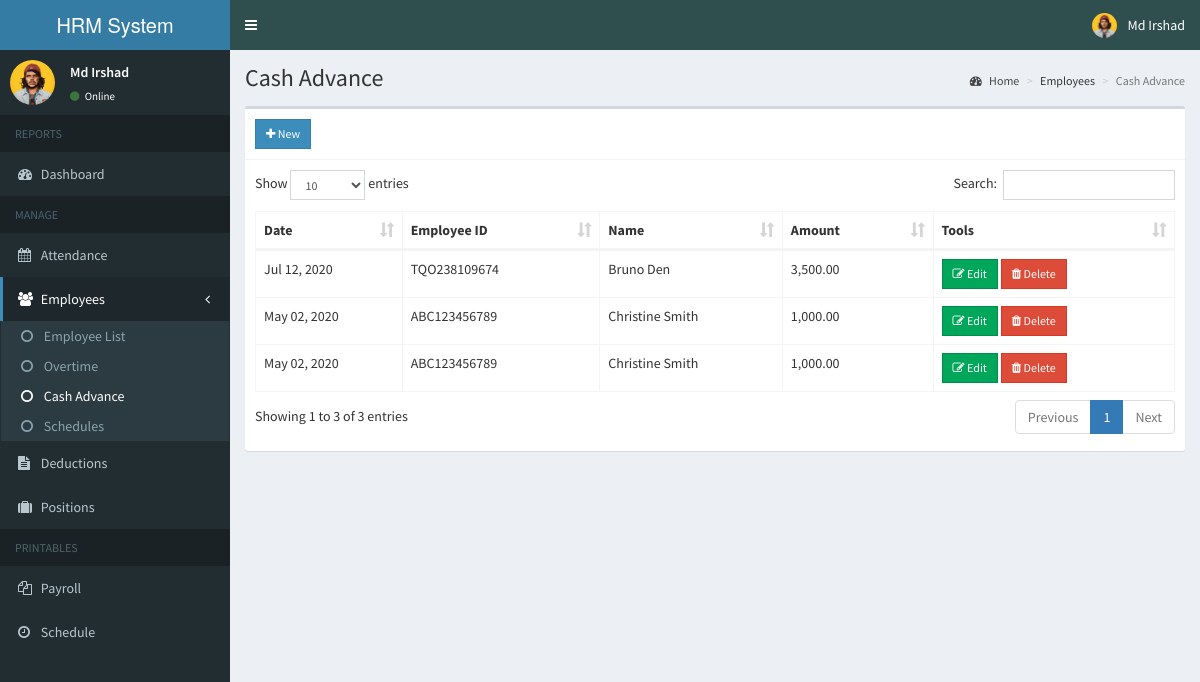
/admin/cashadvance.php (signed in), run on the app's committed database.
### tables this page shows
CREATE TABLE `cashadvance` (
  `id` int(11) NOT NULL,
  `date_advance` date NOT NULL,
  `employee_id` varchar(15) NOT NULL,
  `amount` double NOT NULL
);

CREATE TABLE `employees` (
  `id` int(11) NOT NULL,
  `employee_id` varchar(15) NOT NULL,
  `firstname` varchar(50) NOT NULL,
  `lastname` varchar(50) NOT NULL,
  `address` text NOT NULL,
  `birthdate` date NOT NULL,
  `contact_info` varchar(100) NOT NULL,
  `gender` varchar(10) NOT NULL,
  `position_id` int(11) NOT NULL,
  `schedule_id` int(11) NOT NULL,
  `photo` varchar(200) NOT NULL,
  `created_on` date NOT NULL
);

### admin/includes/session.php (called while the page is built, shortened)
<?php
	include 'includes/conn.php';
	$sql = "SELECT * FROM admin WHERE id = '".$_SESSION['admin']."'";
	$query = $conn->query($sql);
	$user = $query->fetch_assoc();
?>

### admin/cashadvance.php (the view, shortened to what this page needs)
<?php include 'includes/session.php'; ?>
<?php include 'includes/header.php'; ?>
<body class="hold-transition skin-blue sidebar-mini">
<div class="wrapper">
  <?php include 'includes/navbar.php'; ?>
  <?php include 'includes/menubar.php'; ?>
  <div class="content-wrapper">
    <section class="content-header">
      <h1>
        Cash Advance
      </h1>
      <ol class="breadcrumb">
        <li><a href="#"><i class="fa fa-dashboard"></i> Home</a></li>
        <li>Employees</li>
        <li class="active">Cash Advance</li>
      </ol>
    </section>
    <section class="content">
      <div class="row">
        <div class="col-xs-12">
          <div class="box">
            <div class="box-header with-border">
              <a href="#addnew" data-toggle="modal" class="btn btn-primary btn-sm btn-flat"><i class="fa fa-plus"></i> New</a>
            </div>
            <div class="box-body">
              <table id="example1" class="table table-bordered">
                <thead>
                  <th>Date</th>
                  <th>Employee ID</th>
                  <th>Name</th>
                  <th>Amount</th>
                  <th>Tools</th>
                </thead>
                <tbody>
                  <?php
                    $sql = "SELECT *, cashadvance.id AS caid, employees.employee_id AS empid FROM cashadvance LEFT JOIN employees ON employees.id=cashadvance.employee_id ORDER BY date_advance DESC";
                    $query = $conn->query($sql);
                    while($row = $query->fetch_assoc()){
                      echo "
                        <tr>
                          <td class='hidden'></td>
                          <td>".date('M d, Y', strtotime($row['date_advance']))."</td>
                          <td>".$row['empid']."</td>
                          <td>".$row['firstname'].' '.$row['lastname']."</td>
                          <td>".number_format($row['amount'], 2)."</td>
                          <td>
                            <button class='btn btn-success btn-sm edit btn-flat' data-id='".$row['caid']."'><i class='fa fa-edit'></i> Edit</button>
                            <button class='btn btn-danger btn-sm delete btn-flat' data-id='".$row['caid']."'><i class='fa fa-trash'></i> Delete</button>
                          </td>
                        </tr>
                      ";
                    }
                  ?>
                </tbody>
              </table>
            </div>
          </div>
        </div>
      </div>
    </section>
  </div>
</div>
</body>
</html>

### admin/includes/navbar.php (shortened to what this page needs)
<header class="main-header">
    <a href="home.php" class="logo">
      <span class="logo-lg"><b></b>HRM System</span>
    </a>
    <nav class="navbar navbar-static-top">
      <a href="#" class="sidebar-toggle" data-toggle="push-menu" role="button">
      </a>
      <div class="navbar-custom-menu">
        <ul class="nav navbar-nav">
          <li class="dropdown user user-menu">
            <a href="#" class="dropdown-toggle" data-toggle="dropdown">
              <img src="<?php echo (!empty($user['photo'])) ? '../images/'.$user['photo'] : '../images/profile.jpg'; ?>" class="user-image" alt="User Image">
              <span class="hidden-xs"><?php echo $user['firstname'].' '.$user['lastname']; ?></span>
            </a>
          </li>
        </ul>
      </div>
    </nav>
  </header>

### admin/includes/menubar.php
<aside class="main-sidebar">
    <section class="sidebar">
      <div class="user-panel">
        <div class="pull-left image">
          <img src="<?php echo (!empty($user['photo'])) ? '../images/'.$user['photo'] : '../images/profile.jpg'; ?>" class="img-circle" alt="User Image">
        </div>
        <div class="pull-left info">
          <p><?php echo $user['firstname'].' '.$user['lastname']; ?></p>
          <a><i class="fa fa-circle text-success"></i> Online</a>
        </div>
      </div>
      <ul class="sidebar-menu" data-widget="tree">
        <li class="header">REPORTS</li>
        <li class=""><a href="home.php"><i class="fa fa-dashboard"></i> <span>Dashboard</span></a></li>
        <li class="header">MANAGE</li>
        <li><a href="attendance.php"><i class="fa fa-calendar"></i> <span>Attendance</span></a></li>
        <li class="treeview">
          <a href="#">
            <i class="fa fa-users"></i>
            <span>Employees</span>
            <span class="pull-right-container">
              <i class="fa fa-angle-left pull-right"></i>
            </span>
          </a>
          <ul class="treeview-menu">
            <li><a href="employee.php"><i class="fa fa-circle-o"></i> Employee List</a></li>
            <li><a href="overtime.php"><i class="fa fa-circle-o"></i> Overtime</a></li>
            <li><a href="cashadvance.php"><i class="fa fa-circle-o"></i> Cash Advance</a></li>
            <li><a href="schedule.php"><i class="fa fa-circle-o"></i> Schedules</a></li>
          </ul>
        </li>
        <li><a href="deduction.php"><i class="fa fa-file-text"></i> Deductions</a></li>
        <li><a href="position.php"><i class="fa fa-suitcase"></i> Positions</a></li>
        <li class="header">PRINTABLES</li>
        <li><a href="payroll.php"><i class="fa fa-files-o"></i> <span>Payroll</span></a></li>
        <li><a href="schedule_employee.php"><i class="fa fa-clock-o"></i> <span>Schedule</span></a></li>
      </ul>
    </section>
  </aside>

### data on the page
cashadvance: date_advance "Jul 12, 2020", employee.employee_id "TQO238109674", employee.firstname "Bruno", employee.lastname "Den", amount "3,500.00"
cashadvance: date_advance "May 02, 2020", employee.employee_id "ABC123456789", employee.firstname "Christine", employee.lastname "Smith", amount "1,000.00"
cashadvance: date_advance "May 02, 2020", employee.employee_id "ABC123456789", employee.firstname "Christine", employee.lastname "Smith", amount "1,000.00"

### other printed values
$user['firstname'] "Md"
$user['lastname'] "Irshad"
